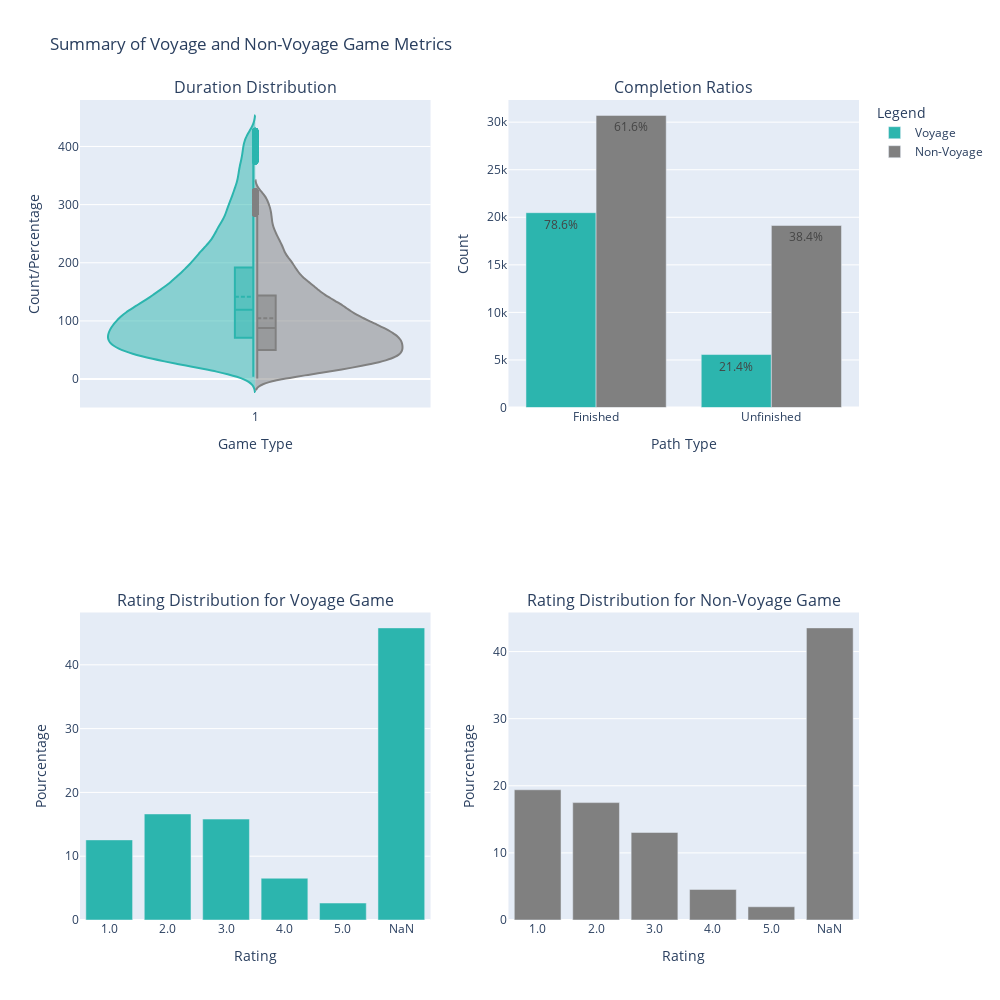

The cell this chart's notebook holds for it:
### Markdown cell above
The back-clicks are correlated with the difficulty rating, which is expected as the more difficult a game is, the more likely players are to get stuck and go back.
The category with the most back-clicks is "Art", and the one with the least is "Countries". This is interesting as "Countries" is also one of the most visited category, which might indicate that players are more familiar with it and therefore less likely to get stuck.
Additionaly, The distribution of rating inside each category seams quite similar.

### Code cell
plot_difficulties_voyage(df_finished, df_unfinished, config.PALETTE_CATEGORY_DICT)

### Figure 1 — Plotly figure (JSON) as saved in the notebook; plotly's stock layout.template omitted (floating-point values rounded to 4 significant figures; data arrays with more than 128 entries replaced by an {"elided": "..."} marker saying what was removed)
{"data": [{"box": {"visible": true}, "legendgroup": "Yes", "line": {"color": "#2CB5AE"}, "meanline": {"visible": true}, "name": "Voyage", "scalegroup": "Yes", "showlegend": false, "side": "negative", "type": "violin", "x": {"elided": "19101 int values"}, "xaxis": "x", "y": {"elided": "19101 int values"}, "yaxis": "y"}, {"box": {"visible": true}, "legendgroup": "No", "line": {"color": "gray"}, "meanline": {"visible": true}, "name": "Non-Voyage", "scalegroup": "No", "showlegend": false, "side": "positive", "type": "violin", "x": {"elided": "28776 int values"}, "xaxis": "x", "y": {"elided": "28776 int values"}, "yaxis": "y"}, {"marker": {"color": "#2CB5AE"}, "name": "Voyage", "text": [78.6, 21.4], "texttemplate": "%{text}%", "type": "bar", "x": ["Finished", "Unfinished"], "xaxis": "x2", "y": [20482, 5570], "yaxis": "y2"}, {"marker": {"color": "gray"}, "name": "Non-Voyage", "text": [61.6, 38.4], "texttemplate": "%{text}%", "type": "bar", "x": ["Finished", "Unfinished"], "xaxis": "x2", "y": [30714, 19139], "yaxis": "y2"}, {"marker": {"color": "#2CB5AE"}, "name": "Voyage", "showlegend": false, "type": "bar", "x": ["1.0", "2.0", "3.0", "4.0", "5.0", "NaN"], "xaxis": "x3", "y": [12.56, 16.62, 15.82, 6.547, 2.661, 45.79], "yaxis": "y3"}, {"marker": {"color": "gray"}, "name": "Non-Voyage", "showlegend": false, "type": "bar", "x": ["1.0", "2.0", "3.0", "4.0", "5.0", "NaN"], "xaxis": "x4", "y": [19.4, 17.49, 13.05, 4.555, 1.97, 43.53], "yaxis": "y4"}], "layout": {"annotations": [{"font": {"size": 16}, "showarrow": false, "text": "Duration Distribution", "x": 0.225, "xanchor": "center", "xref": "paper", "y": 1, "yanchor": "bottom", "yref": "paper"}, {"font": {"size": 16}, "showarrow": false, "text": "Completion Ratios", "x": 0.775, "xanchor": "center", "xref": "paper", "y": 1, "yanchor": "bottom", "yref": "paper"}, {"font": {"size": 16}, "showarrow": false, "text": "Rating Distribution for Voyage Game", "x": 0.225, "xanchor": "center", "xref": "paper", "y": 0.375, "yanchor": "bottom", "yref": "paper"}, {"font": {"size": 16}, "showarrow": false, "text": "Rating Distribution for Non-Voyage Game", "x": 0.775, "xanchor": "center", "xref": "paper", "y": 0.375, "yanchor": "bottom", "yref": "paper"}], "height": 1000, "legend": {"title": {"text": "Legend"}}, "showlegend": true, "title": {"text": "Summary of Voyage and Non-Voyage Game Metrics"}, "violingap": 0.4, "violinmode": "overlay", "width": 1000, "xaxis": {"anchor": "y", "domain": [0, 0.45], "title": {"text": "Game Type"}}, "xaxis2": {"anchor": "y2", "domain": [0.55, 1], "title": {"text": "Path Type"}}, "xaxis3": {"anchor": "y3", "domain": [0, 0.45], "title": {"text": "Rating"}}, "xaxis4": {"anchor": "y4", "domain": [0.55, 1], "title": {"text": "Rating"}}, "yaxis": {"anchor": "x", "domain": [0.625, 1], "title": {"text": "Count/Percentage"}}, "yaxis2": {"anchor": "x2", "domain": [0.625, 1], "title": {"text": "Count"}}, "yaxis3": {"anchor": "x3", "domain": [0, 0.375], "title": {"text": "Pourcentage"}}, "yaxis4": {"anchor": "x4", "domain": [0, 0.375], "title": {"text": "Pourcentage"}}}}
